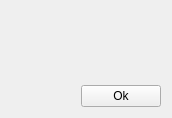
<?xml version="1.0" encoding="UTF-8"?>
<ui version="4.0">
 <class>SystemTracking::CCurrentConfigParameterDlg</class>
 <widget class="QWidget" name="SystemTracking::CCurrentConfigParameterDlg">
  <property name="geometry">
   <rect>
    <x>0</x>
    <y>0</y>
    <width>172</width>
    <height>118</height>
   </rect>
  </property>
  <property name="windowTitle">
   <string>Form</string>
  </property>
  <layout class="QGridLayout" name="gridLayout">
   <item row="0" column="0">
    <widget class="MainMenu::CScrollTable" name="widget" native="true"/>
   </item>
   <item row="1" column="0">
    <spacer name="verticalSpacer">
     <property name="orientation">
      <enum>Qt::Vertical</enum>
     </property>
     <property name="sizeHint" stdset="0">
      <size>
       <width>20</width>
       <height>46</height>
      </size>
     </property>
    </spacer>
   </item>
   <item row="2" column="0">
    <layout class="QHBoxLayout" name="horizontalLayout">
     <item>
      <spacer name="horizontalSpacer">
       <property name="orientation">
        <enum>Qt::Horizontal</enum>
       </property>
       <property name="sizeHint" stdset="0">
        <size>
         <width>40</width>
         <height>20</height>
        </size>
       </property>
      </spacer>
     </item>
     <item>
      <widget class="QPushButton" name="okBtn">
       <property name="text">
        <string>Ok</string>
       </property>
      </widget>
     </item>
    </layout>
   </item>
  </layout>
 </widget>
 <customwidgets>
  <customwidget>
   <class>MainMenu::CScrollTable</class>
   <extends>QWidget</extends>
   <header location="global">MainMenu/Include/ScrollTable.h</header>
   <container>1</container>
  </customwidget>
 </customwidgets>
 <resources/>
 <connections/>
</ui>
